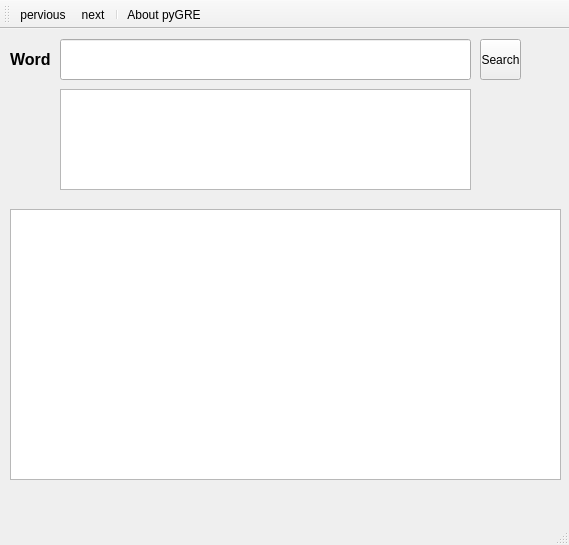
<?xml version="1.0" encoding="UTF-8"?>
<ui version="4.0">
 <class>MainWindow</class>
 <widget class="QMainWindow" name="MainWindow">
  <property name="geometry">
   <rect>
    <x>0</x>
    <y>0</y>
    <width>569</width>
    <height>545</height>
   </rect>
  </property>
  <property name="windowTitle">
   <string>PyGRE</string>
  </property>
  <property name="windowIcon">
   <iconset resource="iconresource.qrc">
    <normaloff>:/icons/course_icon_gre.png</normaloff>:/icons/course_icon_gre.png</iconset>
  </property>
  <widget class="QWidget" name="centralwidget">
   <widget class="QWidget" name="word_widget" native="true">
    <property name="geometry">
     <rect>
      <x>0</x>
      <y>0</y>
      <width>561</width>
      <height>171</height>
     </rect>
    </property>
    <widget class="QLineEdit" name="wordedit">
     <property name="geometry">
      <rect>
       <x>60</x>
       <y>10</y>
       <width>411</width>
       <height>41</height>
      </rect>
     </property>
     <property name="font">
      <font>
       <family>Monaco</family>
       <pointsize>12</pointsize>
      </font>
     </property>
    </widget>
    <widget class="QLabel" name="label">
     <property name="geometry">
      <rect>
       <x>10</x>
       <y>10</y>
       <width>51</width>
       <height>41</height>
      </rect>
     </property>
     <property name="font">
      <font>
       <pointsize>12</pointsize>
       <weight>75</weight>
       <bold>true</bold>
      </font>
     </property>
     <property name="text">
      <string>Word</string>
     </property>
    </widget>
    <widget class="QToolButton" name="searchButton">
     <property name="geometry">
      <rect>
       <x>480</x>
       <y>10</y>
       <width>41</width>
       <height>41</height>
      </rect>
     </property>
     <property name="text">
      <string>Search</string>
     </property>
     <property name="icon">
      <iconset resource="iconresource.qrc">
       <normaloff>:/icons/search-button-green-icon 32x32.png</normaloff>:/icons/search-button-green-icon 32x32.png</iconset>
     </property>
     <property name="iconSize">
      <size>
       <width>32</width>
       <height>32</height>
      </size>
     </property>
     <property name="toolButtonStyle">
      <enum>Qt::ToolButtonIconOnly</enum>
     </property>
    </widget>
    <widget class="QListWidget" name="wordlist">
     <property name="geometry">
      <rect>
       <x>60</x>
       <y>60</y>
       <width>411</width>
       <height>101</height>
      </rect>
     </property>
    </widget>
   </widget>
   <widget class="QWidget" name="meaning_widget" native="true">
    <property name="geometry">
     <rect>
      <x>0</x>
      <y>180</y>
      <width>561</width>
      <height>271</height>
     </rect>
    </property>
    <widget class="QTextEdit" name="meaningtextEdit">
     <property name="geometry">
      <rect>
       <x>10</x>
       <y>0</y>
       <width>551</width>
       <height>271</height>
      </rect>
     </property>
     <property name="font">
      <font>
       <pointsize>11</pointsize>
       <weight>50</weight>
       <italic>false</italic>
       <bold>false</bold>
      </font>
     </property>
     <property name="readOnly">
      <bool>true</bool>
     </property>
    </widget>
   </widget>
  </widget>
  <widget class="QMenuBar" name="menubar">
   <property name="geometry">
    <rect>
     <x>0</x>
     <y>0</y>
     <width>569</width>
     <height>25</height>
    </rect>
   </property>
  </widget>
  <widget class="QStatusBar" name="statusbar"/>
  <widget class="QToolBar" name="toolBar">
   <property name="contextMenuPolicy">
    <enum>Qt::DefaultContextMenu</enum>
   </property>
   <property name="windowTitle">
    <string>toolBar</string>
   </property>
   <property name="toolButtonStyle">
    <enum>Qt::ToolButtonFollowStyle</enum>
   </property>
   <attribute name="toolBarArea">
    <enum>TopToolBarArea</enum>
   </attribute>
   <attribute name="toolBarBreak">
    <bool>false</bool>
   </attribute>
   <addaction name="actionPervious"/>
   <addaction name="actionNext"/>
   <addaction name="separator"/>
   <addaction name="actionAbout_me"/>
  </widget>
  <action name="actionAbout_me">
   <property name="icon">
    <iconset resource="iconresource.qrc">
     <normaloff>:/icons/user-info-icon 48x48.png</normaloff>:/icons/user-info-icon 48x48.png</iconset>
   </property>
   <property name="text">
    <string>About pyGRE</string>
   </property>
   <property name="toolTip">
    <string>About this app</string>
   </property>
   <property name="statusTip">
    <string>About this app </string>
   </property>
   <property name="shortcut">
    <string>Ctrl+A</string>
   </property>
  </action>
  <action name="actionPervious">
   <property name="icon">
    <iconset resource="iconresource.qrc">
     <normaloff>:/icons/Previous 32x32.png</normaloff>:/icons/Previous 32x32.png</iconset>
   </property>
   <property name="text">
    <string>pervious</string>
   </property>
   <property name="toolTip">
    <string>perviously searched word</string>
   </property>
   <property name="statusTip">
    <string>view words previosly searched</string>
   </property>
   <property name="shortcut">
    <string>Ctrl+Left</string>
   </property>
  </action>
  <action name="actionNext">
   <property name="icon">
    <iconset resource="iconresource.qrc">
     <normaloff>:/icons/next 48x48.png</normaloff>:/icons/next 48x48.png</iconset>
   </property>
   <property name="text">
    <string>next</string>
   </property>
   <property name="toolTip">
    <string>words searched later</string>
   </property>
   <property name="statusTip">
    <string>view words later searched</string>
   </property>
   <property name="shortcut">
    <string>Ctrl+Right</string>
   </property>
  </action>
 </widget>
 <resources>
  <include location="iconresource.qrc"/>
 </resources>
 <connections/>
</ui>
